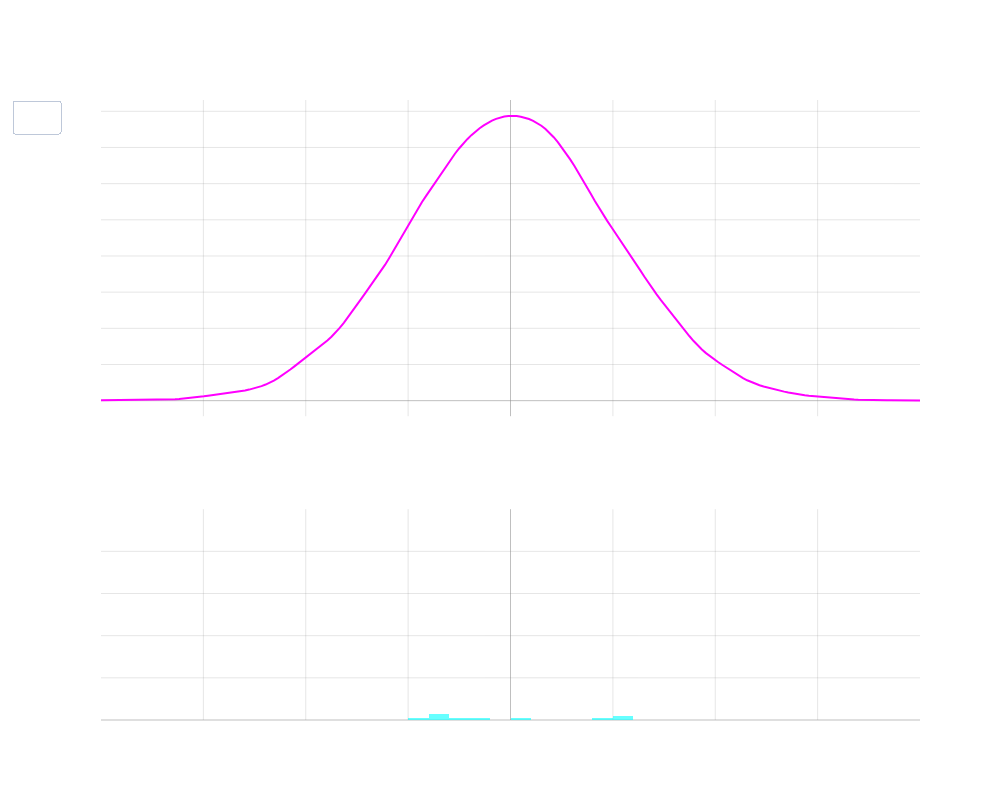

The notebook cell this image was saved under:
### Markdown cell above
These distributions *literally* are the random variables $X, Y, Z$ which is why we don't have just one value for them - they are distributions

The mass (amount of space under the curve, or the height of the bar) tells us the likelihood of an outcome *near* or *at* that value (continous vs. discrete)

When we model events with these distributions we typically assume independent and identically distributed draws (i.i.d)

In other words, we are drawing from the same distribution (same random variable) every time and seeing different outcomes or different states of the world governed by the defined randomness

**This is very rarely true in practice, especially in finance** and violating this assumption has a variety of consequences from underestimating risk to violently wrong forecasts. . .

### Code cell
import numpy as np
from scipy import stats
import plotly.graph_objects as go
from plotly.subplots import make_subplots

# Generate sample data
np.random.seed(42)
n_samples = 10000

# Create time-varying normal distributions
n_frames = 60
means = np.concatenate([
    np.linspace(0, 2, n_frames//3),  # Drift positive
    np.linspace(2, -2, n_frames//3), # Drift negative 
    np.linspace(-2, 0, n_frames//3)  # Return to neutral
])

x_range = np.linspace(-4, 4, 200)
frames = []
all_samples = []  # Keep track of all samples

for mean in means:
    X = np.random.normal(mean, 1, n_samples)
    kde_X = stats.gaussian_kde(X)
    
    # Generate 10 samples from current distribution
    samples = np.random.normal(mean, 1, 10)
    all_samples.extend(samples)  # Add new samples to running list
    
    frames.append(
        go.Frame(
            data=[
                go.Scatter(
                    x=x_range,
                    y=kde_X(x_range),
                    mode='lines',
                    line=dict(color='rgba(255, 0, 255, 1)', width=2),
                    name='Drifting Normal'
                ),
                go.Histogram(
                    x=all_samples,  # Use all accumulated samples
                    nbinsx=20,
                    name='Sample Distribution',
                    marker_color='rgba(0, 255, 255, 0.6)'
                )
            ]
        )
    )

# Create base figure with subplots
fig = make_subplots(rows=2, cols=1, row_heights=[0.6, 0.4])

# Add initial traces
fig.add_trace(frames[0].data[0], row=1, col=1)
fig.add_trace(frames[0].data[1], row=2, col=1)

# Add frames
fig.frames = frames

# Add animation buttons
fig.update_layout(
    updatemenus=[{
        'type': 'buttons',
        'showactive': False,
        'buttons': [{
            'label': 'Play',
            'method': 'animate',
            'args': [None, {
                'frame': {'duration': 50, 'redraw': True},
                'fromcurrent': True,
                'transition': {'duration': 0}
            }]
        }]
    }]
)

# Update layout
fig.update_layout(
    height=800,  # Increased height to accommodate both plots
    width=1000,
    showlegend=False,
    plot_bgcolor='rgba(0,0,0,0)',
    paper_bgcolor='rgba(0,0,0,0)',
    font=dict(color='white'),
    title='Drifting Return Distribution with Accumulated Samples'
)

# Update axes for both subplots
fig.update_xaxes(
    showgrid=True,
    gridwidth=1,
    gridcolor='rgba(128,128,128,0.2)',
    zeroline=True,
    zerolinewidth=1,
    zerolinecolor='rgba(128,128,128,0.5)',
    range=[-4, 4],
    row=1, col=1
)
fig.update_yaxes(
    showgrid=True,
    gridwidth=1,
    gridcolor='rgba(128,128,128,0.2)',
    zeroline=True,
    zerolinewidth=1,
    zerolinecolor='rgba(128,128,128,0.5)',
    row=1, col=1
)

# Update axes for bottom subplot with increased ylim
fig.update_xaxes(
    showgrid=True,
    gridwidth=1,
    gridcolor='rgba(128,128,128,0.2)',
    zeroline=True,
    zerolinewidth=1,
    zerolinecolor='rgba(128,128,128,0.5)',
    range=[-4, 4],
    row=2, col=1
)
fig.update_yaxes(
    showgrid=True,
    gridwidth=1,
    gridcolor='rgba(128,128,128,0.2)',
    zeroline=True,
    zerolinewidth=1,
    zerolinecolor='rgba(128,128,128,0.5)',
    range=[0, 100],  # Increased ylim for bottom distribution
    row=2, col=1
)

fig.show()

### Figure 1 — Plotly figure (JSON) as saved in the notebook; plotly's stock layout.template omitted (floating-point values rounded to 4 significant figures; data arrays with more than 128 entries replaced by an {"elided": "..."} marker saying what was removed)
{"data": [{"line": {"color": "rgba(255, 0, 255, 1)", "width": 2}, "mode": "lines", "name": "Drifting Normal", "type": "scatter", "x": {"elided": "200 float values"}, "xaxis": "x", "y": {"elided": "200 float values"}, "yaxis": "y"}, {"marker": {"color": "rgba(0, 255, 255, 0.6)"}, "name": "Sample Distribution", "nbinsx": 20, "type": "histogram", "x": [-0.6785, -0.3055, -0.5974, 0.1104, 1.197, -0.771, 1.001, -0.7817, -0.8476, 0.8186], "xaxis": "x2", "yaxis": "y2"}], "layout": {"font": {"color": "white"}, "height": 800, "paper_bgcolor": "rgba(0,0,0,0)", "plot_bgcolor": "rgba(0,0,0,0)", "showlegend": false, "title": {"text": "Drifting Return Distribution with Accumulated Samples"}, "updatemenus": [{"buttons": [{"args": [null, {"frame": {"duration": 50, "redraw": true}, "fromcurrent": true, "transition": {"duration": 0}}], "label": "Play", "method": "animate"}], "showactive": false, "type": "buttons"}], "width": 1000, "xaxis": {"anchor": "y", "domain": [0, 1], "gridcolor": "rgba(128,128,128,0.2)", "gridwidth": 1, "range": [-4, 4], "showgrid": true, "zeroline": true, "zerolinecolor": "rgba(128,128,128,0.5)", "zerolinewidth": 1}, "xaxis2": {"anchor": "y2", "domain": [0, 1], "gridcolor": "rgba(128,128,128,0.2)", "gridwidth": 1, "range": [-4, 4], "showgrid": true, "zeroline": true, "zerolinecolor": "rgba(128,128,128,0.5)", "zerolinewidth": 1}, "yaxis": {"anchor": "x", "domain": [0.49, 1], "gridcolor": "rgba(128,128,128,0.2)", "gridwidth": 1, "showgrid": true, "zeroline": true, "zerolinecolor": "rgba(128,128,128,0.5)", "zerolinewidth": 1}, "yaxis2": {"anchor": "x2", "domain": [0, 0.34], "gridcolor": "rgba(128,128,128,0.2)", "gridwidth": 1, "range": [0, 100], "showgrid": true, "zeroline": true, "zerolinecolor": "rgba(128,128,128,0.5)", "zerolinewidth": 1}}}
